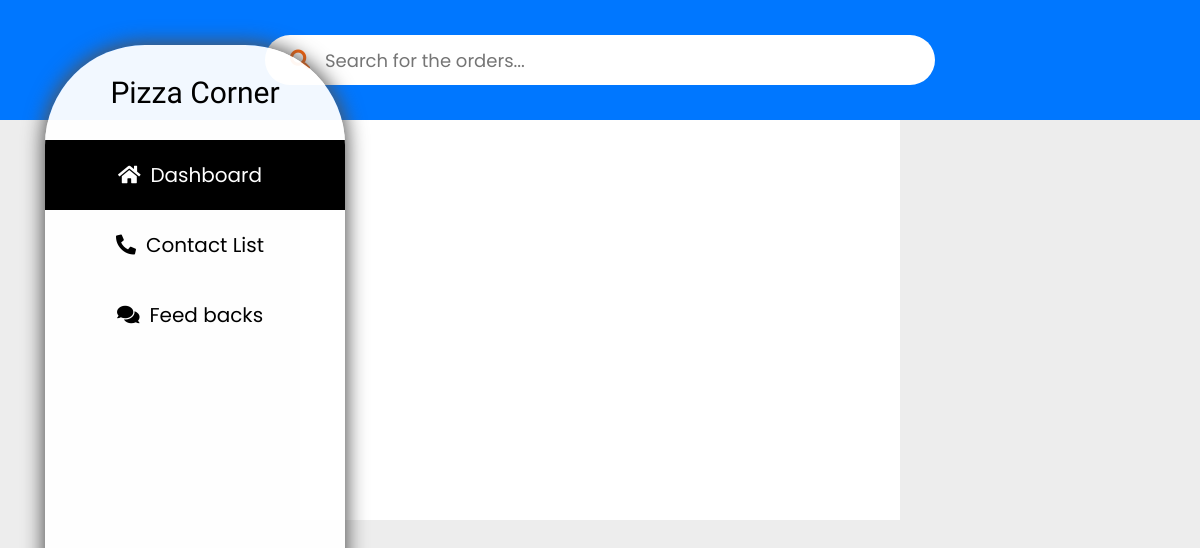
Before: /order/185/ (signed in) with the older database file.
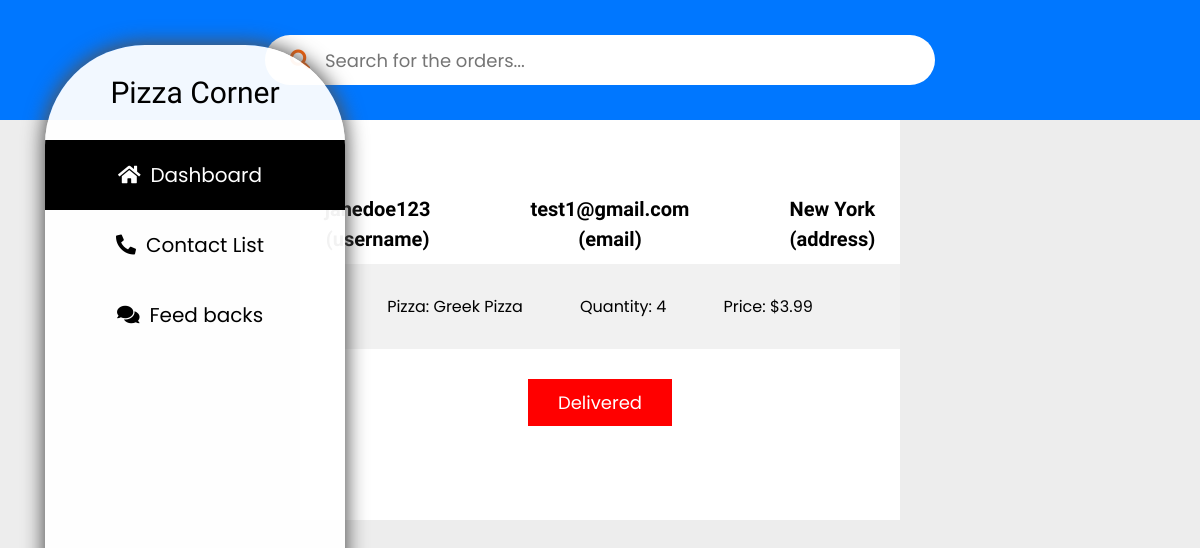
After: the same page with the newer database file.
### Home/models.py (models this page shows, shortened)
class Orders(models.Model):
    Pizza_name = models.CharField(max_length=200, default="")
    Pizza_desc = models.CharField(max_length=400, default="")
    Pizza_price = models.FloatField(default=0)
    User = models.ForeignKey(User, on_delete=models.CASCADE)
    order_confirmed = models.BooleanField(default=False)
    quantity = models.IntegerField(default=1)

class Address(models.Model):
    User = models.ForeignKey(User, on_delete=models.CASCADE, blank=True, null=True)
    address = models.TextField()

### Supervisor/views.py (the view)
# urls.py: path('order/<str:id>/', views.order_view, name="order_view"),
def order_view(request, id):
    if request.user.is_superuser:
        orders = Orders.objects.filter(id=id)
        address = Address.objects.all()
        profile_images = Profile.objects.all()
        context = {
            "orders": orders,
            "address":address,
            "profile_images": profile_images,
        }
        if request.method=="POST":
            o_id = request.POST['o_id']
            order = Orders.objects.filter(id=o_id)
            order.delete()
            return redirect("/dashboard/")
        return render(request, "Supervisor/order_view.html", context)
    else:
        return redirect("/")

### templates/Supervisor/order_view.html (shortened to what this page needs)
{% extends 'Supervisor/Supervisor.html' %}
{% block body %}
<div class="order__view">
    <div class="view__order">
        {% if orders %}
            {% for order in orders %}
                <div class="profile__order">
                    <h1>{{order.User.username}} (username)</h1>
                    <h1>{{order.User.email}} (email)</h1>
                    {% for a in address %}
                        {% if a.User.id == order.User.id %}
                            <h1>{{a.address}} (address)</h1>
                        {% endif %}
                    {% endfor %}
                </div>
                <div class="order_details">
                    <p>Pizza: {{order.Pizza_name}}</p>
                    <p>Quantity: {{order.quantity}}</p>
                    <p>Price: ${{order.Pizza_price}}</p>
                </div>
                <div class="dilivered">
                    <form action="/order/{{order.id}}/" method="POST">
                        <button type="submit">Delivered</button>
                    </form>
                </div>
            {% endfor %}
        {% endif %}
    </div>
</div>
{% endblock body %}

Changed rows visible on the page:
added Orders: User.username "janedoe123", User.email "test1@gmail.com", Pizza_name "Greek Pizza", quantity "4", Pizza_price "3.99"
now on this page (row unchanged): Address: address "New York"
